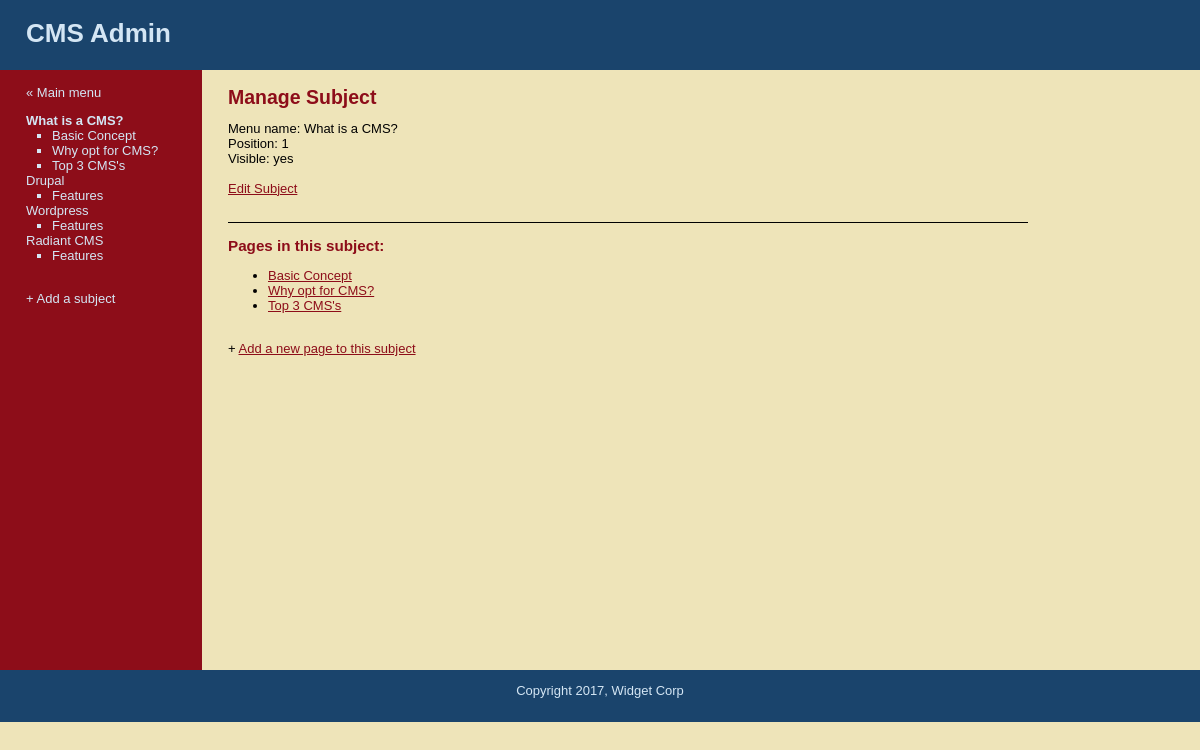
The page /cms/public/manage_content.php?subject=7 (signed in) on the database its author committed.
### tables this page shows
CREATE TABLE `subjects` (
  `id` int(11) NOT NULL,
  `menu_name` varchar(30) NOT NULL,
  `position` int(3) NOT NULL,
  `visible` tinyint(1) NOT NULL
);

CREATE TABLE `pages` (
  `id` int(11) NOT NULL,
  `subject_id` int(11) NOT NULL,
  `menu_name` varchar(30) NOT NULL,
  `position` int(3) NOT NULL,
  `visible` tinyint(1) NOT NULL,
  `content` text
);

### cms/public/manage_content.php (the view, shortened to what this page needs)
<?php require_once("../includes/db_connection.php"); ?>
<?php require_once("../includes/functions.php"); ?>
<?php $layout_context = "admin"; ?>
<?php include("../includes/layouts/header.php"); ?>
<?php find_selected_page(); ?>
<div id="main">
  <div id="navigation">
		<br />
		<a href="admin.php">&laquo; Main menu</a><br />
		<?php echo navigation($current_subject, $current_page); ?>
		<br />
		<a href="new_subject.php">+ Add a subject</a>
  </div>
  <div id="page">
		<?php if ($current_subject) { ?>
	    <h2>Manage Subject</h2>
			Menu name: <?php echo htmlentities($current_subject["menu_name"]); ?><br />
			Position: <?php echo $current_subject["position"]; ?><br />
			Visible: <?php echo $current_subject["visible"] == 1 ? 'yes' : 'no'; ?><br />
			<br />
			<a href="edit_subject.php?subject=<?php echo urlencode($current_subject["id"]); ?>">Edit Subject</a>
			<div style="margin-top: 2em; border-top: 1px solid #000000;">
				<h3>Pages in this subject:</h3>
				<ul>
				<?php
					$subject_pages = find_pages_for_subject($current_subject["id"], false);
					while($page = mysqli_fetch_assoc($subject_pages)) {
						echo "<li>";
						$safe_page_id = urlencode($page["id"]);
						echo "<a href=\"manage_content.php?page={$safe_page_id}\">";
						echo htmlentities($page["menu_name"]);
						echo "</a>";
						echo "</li>";
					}
				?>
				</ul>
				<br />
				+ <a href="new_page.php?subject=<?php echo urlencode($current_subject["id"]); ?>">Add a new page to this subject</a>
			</div>
		<?php } else { ?>
			Please select a subject or a page.
		<?php }?>
  </div>
</div>
<?php include("../includes/layouts/footer.php"); ?>

### cms/includes/layouts/header.php (shortened to what this page needs)
<!DOCTYPE html PUBLIC "-//W3C//DTD HTML 4.01 Transitional//EN"
   "http://www.w3.org/TR/html4/loose.dtd">
<html lang="en">
	<head>
		<link href="stylesheets/public.css" media="all" rel="stylesheet" type="text/css" />
	</head>
	<body>
    <div id="header">
      <h1>CMS <?php if ($layout_context == "admin") { echo "Admin"; } ?></h1>
    </div>

### cms/includes/functions.php (shortened to what this page needs)
<?php
	function find_all_subjects($public=true) {
		global $connection;
		$query  = "SELECT * ";
		$query .= "FROM subjects ";
		$query .= "ORDER BY position ASC";
		$subject_set = mysqli_query($connection, $query);
		return $subject_set;
	}
	function find_pages_for_subject($subject_id, $public=true) {
		global $connection;
		$safe_subject_id = mysqli_real_escape_string($connection, $subject_id);
		$query  = "SELECT * ";
		$query .= "FROM pages ";
		$query .= "WHERE subject_id = {$safe_subject_id} ";
		$query .= "ORDER BY position ASC";
		$page_set = mysqli_query($connection, $query);
		return $page_set;
	}
	function find_subject_by_id($subject_id, $public=true) {
		global $connection;
		$safe_subject_id = mysqli_real_escape_string($connection, $subject_id);
		$query  = "SELECT * ";
		$query .= "FROM subjects ";
		$query .= "WHERE id = {$safe_subject_id} ";
		$query .= "LIMIT 1";
		$subject_set = mysqli_query($connection, $query);
		if($subject = mysqli_fetch_assoc($subject_set)) {
			return $subject;
		} else {
			return null;
		}
	}
	function find_selected_page($public=false) {
		if (isset($_GET["subject"])) {
			$current_subject = find_subject_by_id($_GET["subject"], $public);
			if ($current_subject && $public) {
				$current_page = find_default_page_for_subject($current_subject["id"]);
			} else {
				$current_page = null;
			}
		} elseif (isset($_GET["page"])) {
			$current_subject = null;
			$current_page = find_page_by_id($_GET["page"], $public);
		} else {
			$current_subject = null;
			$current_page = null;
		}
	}
	function navigation($subject_array, $page_array) {
		$output = "<ul class=\"subjects\">";
		$subject_set = find_all_subjects(false);
		while($subject = mysqli_fetch_assoc($subject_set)) {
			$output .= "<li";
			if ($subject_array && $subject["id"] == $subject_array["id"]) {
				$output .= " class=\"selected\"";
			}
			$output .= ">";
			$output .= "<a href=\"manage_content.php?subject=";
			$output .= urlencode($subject["id"]);
			$output .= "\">";
			$output .= htmlentities($subject["menu_name"]);
			$output .= "</a>";
			$page_set = find_pages_for_subject($subject["id"], false);
			$output .= "<ul class=\"pages\">";
			while($page = mysqli_fetch_assoc($page_set)) {
				$output .= "<li";
				$output .= ">";
				$output .= "<a href=\"manage_content.php?page=";
				$output .= urlencode($page["id"]);
				$output .= "\">";
				$output .= htmlentities($page["menu_name"]);
				$output .= "</a></li>";
			}
			$output .= "</ul></li>";
		}
		$output .= "</ul>";
		return $output;
	}
?>

### cms/includes/layouts/footer.php (shortened to what this page needs)
    <div id="footer">Copyright <?php echo date("Y"); ?>, Widget Corp</div>
	</body>
</html>

### cms/public/stylesheets/public.css (style rules this page uses)
html { height: 100%; width: 100%; }
body { width: 100%; height: 100%; margin: 0; padding: 0; border: 0; font-family: Verdana, Arial, Helvetica, sans-serif; font-size: 13px; line-height: 15px; background: #EEE4B9; }
a { color: #8D0D19; }
#header { height: 70px; margin: 0; padding: 0; text-align: left; background: #1A446C; color: #D4E6F4; }
#header h1 { padding: 1em; margin: 0; }
#main { height: 600px; width: 100%; margin: 0; padding: 0; background: #EEE4B9; }
#footer { clear: both; height: 2em; margin: 0; padding: 1em; text-align: center; background: #1A446C; color: #D4E6F4; }
#navigation { float: left; width: 150px; height: 100%; margin: 0; padding: 0 2em; color: #D4E6F4; background: #8D0D19; }
#navigation a { color: #D4E6F4; text-decoration: none; }
ul.subjects { margin: 1em 0; padding-left: 0; list-style: none; }
ul.pages { padding-left: 2em; list-style: square; font-weight: normal; }
.selected { font-weight: bold; }
#page { float: left; height: 100%; padding-left: 2em; vertical-align: top; background: #EEE4B9; width:800px; }
#page h2 { color: #8D0D19; margin-top: 1em; }
#page h3 { color: #8D0D19; }

### rows shown on the page
subjects: value "What is a CMS?", menu_name "What is a CMS?", position "1"
pages: value "Basic Concept", menu_name "Basic Concept"
pages: value "Why opt for CMS?", menu_name "Why opt for CMS?"
pages: value "Top 3 CMS's", menu_name "Top 3 CMS's"
subjects: value "Drupal"
pages: value "Features"
subjects: value "Wordpress"
pages: value "Features"
subjects: value "Radiant CMS"
pages: value "Features"
